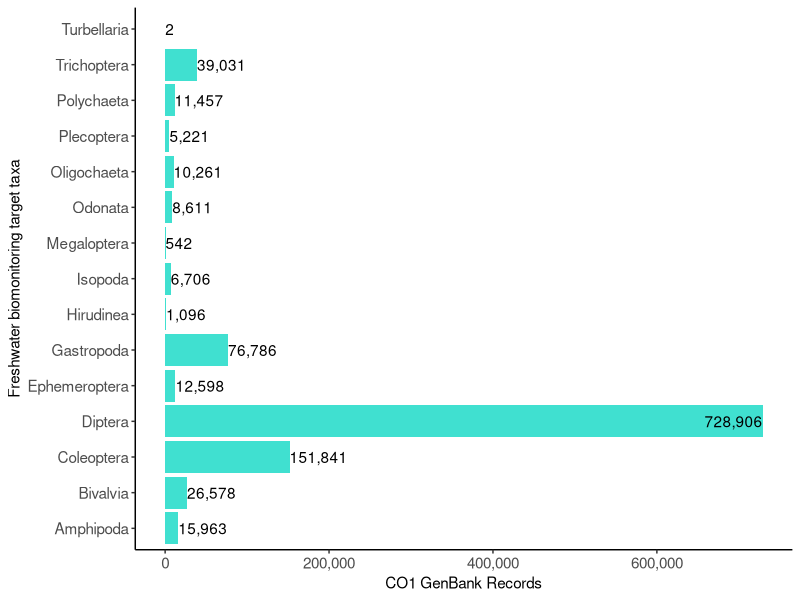

Recreate this plot in R.
library(ggplot2)
library(reshape2)
library(scales)
library(gridExtra)

#June 26, 2018 by Teresita M. Porter

# read in csv file
df <- read.csv("FS1.csv", header=TRUE)

# create labels for hirozontal bars
labels <- df$TargetTaxaNumRecords

SF1 <- ggplot(data=df, aes(TargetTaxa, reverse=TRUE, fill=TargetTaxa)) +
  geom_bar(aes(weight=TargetTaxaNumRecords)) +
  coord_flip() +
  geom_text(aes(y=TargetTaxaNumRecords, label=comma(TargetTaxaNumRecords, size=10)), hjust="inward") +
  theme_bw() +
  theme(panel.border = element_blank(),
        panel.background = element_blank(),
        panel.grid.major = element_blank(), 
        panel.grid.minor = element_blank(),
        axis.line = element_line(colour = "black"),
        axis.title = element_text(size=11),
        axis.text = element_text(size=11),
        legend.position = "none") +
  scale_y_continuous(label=comma) +
  scale_x_discrete(limits = rev(levels(df$TargetTaxa))) +
  scale_fill_manual(values = c(rep("turquoise", each=15))) +
  scale_color_manual(values = c(rep("turquoise", each=15))) +
  ylab("CO1 GenBank Records") +
  xlab("Freshwater biomonitoring target taxa")

ggsave("SFig1.pdf", device="pdf") 
